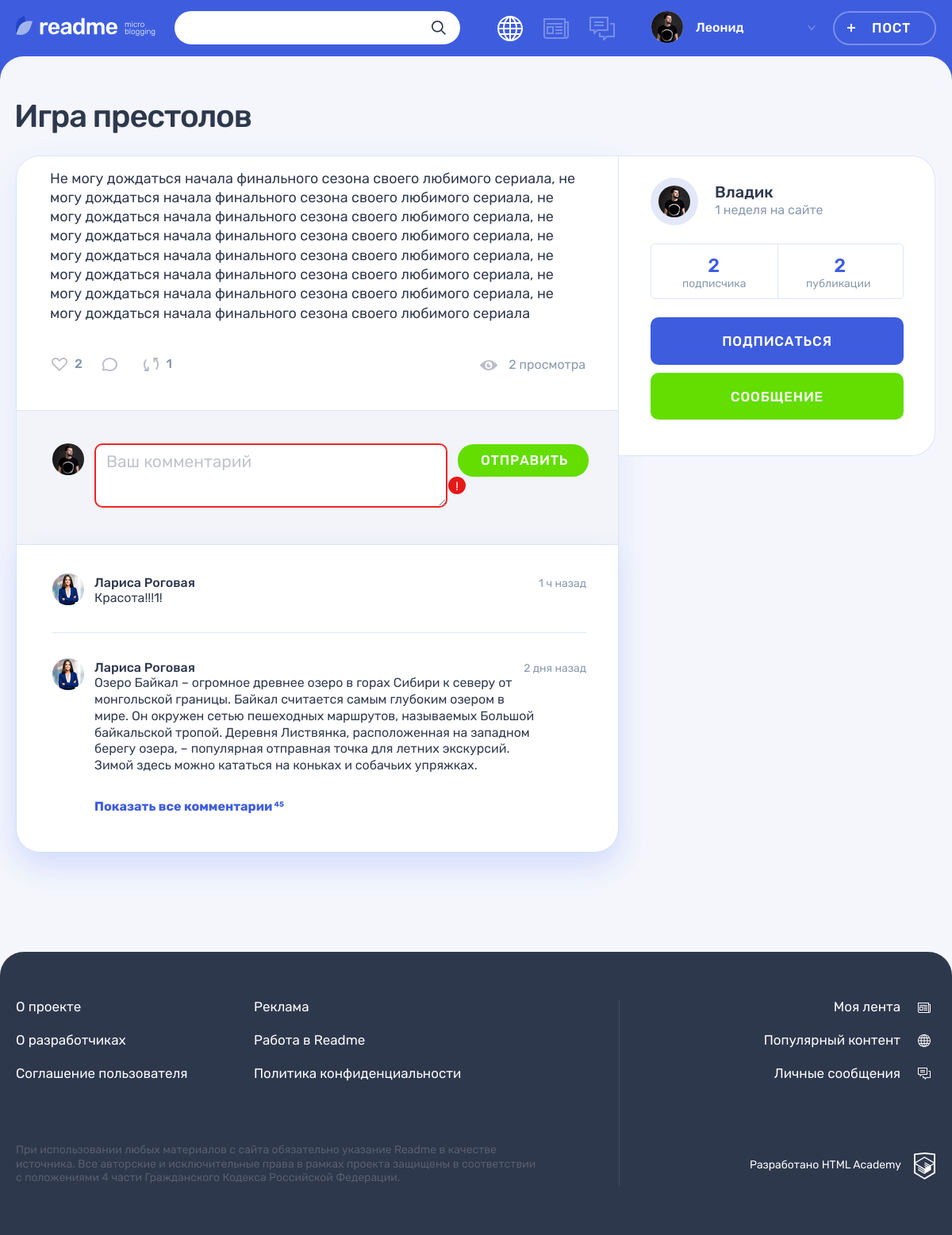
/post.php?id=2, run on the app's committed database.
### tables this page shows
CREATE TABLE IF NOT EXISTS `posts` (
                                     id INT PRIMARY KEY AUTO_INCREMENT,
                                     title VARCHAR(90) NOT NULL,
                                     text TEXT,
                                     quote_author VARCHAR(90),
                                     image VARCHAR(255) UNIQUE,
                                     youtube VARCHAR(255),
                                     website_title VARCHAR(255),
                                     website VARCHAR(255),
                                     views INT,
                                     created_at DATETIME NOT NULL DEFAULT NOW(),
                                     updated_at DATETIME NOT NULL DEFAULT NOW(),
                                     user_id INT NOT NULL,
                                     content_type_id INT NOT NULL,
                                     FOREIGN KEY fk_post_user_id_user_id (user_id) REFERENCES `user`(id) ON DELETE CASCADE,
                                     FOREIGN KEY fk_post_content_type_id_content_type_id (content_type_id) REFERENCES content_type(id) ON DELETE CASCADE,
                                     INDEX idx_post_content_type_id (content_type_id),
                                     INDEX idx_post_content_type_id_user_id (user_id, content_type_id)
);

CREATE TABLE IF NOT EXISTS `user` (
                                    id INT PRIMARY KEY AUTO_INCREMENT,
                                    created_at DATETIME NOT NULL DEFAULT NOW(),
                                    updated_at DATETIME NOT NULL DEFAULT NOW(),
                                    login VARCHAR(255) NOT NULL UNIQUE,
                                    user_name VARCHAR(255),
                                    email VARCHAR(255) NOT NULL UNIQUE,
                                    password CHAR(32) NOT NULL,
                                    avatar VARCHAR(255) UNIQUE,
                                    INDEX idx_user_username (login)
);

### helpers.php (called while the page is built, shortened)
<?php
function get_noun_plural_form(?int $number, string $one, string $two, string $many): string
{
    $number = (int)$number;
    $mod10 = $number % 10;
    $mod100 = $number % 100;
    switch (true) {
        case ($mod10 === 1):
            return $one;
        case ($mod10 >= 2 && $mod10 <= 4):
            return $two;
    }
}
function include_template($name, array $data = [])
{
    $name = 'templates/' . $name;
    extract($data);
    require $name;
    $result = ob_get_clean();
    return $result;
}

### data.php (called while the page is built, shortened)
<?php
$link = mysqli_connect('localhost', 'root', '', 'readme');
mysqli_set_charset($link, "utf8");
$postNumberId = isset($_GET['id']) ? "WHERE posts.id = {$_GET['id']}" : '';
$sqlPostNumber = <<<SQL
SELECT
       posts.id post_id,
       title post_title,
       text post_text,
       quote_author post_quote_author,
       image post_image,
       youtube post_youtube,
       website_title post_website_title,
       website post_website,
       views post_views,
       user.user_name user_name,
       user.avatar user_avatar,
       user.id user_id,
       user.created_at,
       content_type.class content_class
FROM posts
INNER JOIN `user` ON posts.user_id = user.id
INNER JOIN content_type ON posts.content_type_id = content_type.id
{$postNumberId};
SQL;
$resultNum = mysqli_query($link, $sqlPostNumber);
$postNums = mysqli_fetch_assoc($resultNum);
$userWho = $postNums['user_id'];
$sqlPostSum = <<<SQL
SELECT
 COUNT(posts.id) as count_post_id,
 user.id as user_id
FROM posts
JOIN `user` ON posts.user_id = user.id
WHERE user.id = {$userWho};
SQL;
$resultPostSum = mysqli_query($link, $sqlPostSum);
$postPostSum = mysqli_fetch_assoc($resultPostSum);
$sqlSubscrSum = <<<SQL
SELECT
subscription.author_id as author_id,
COUNT(subscription.person_subscripted_id) as sum_subscription
FROM `subscription`
JOIN `user` ON subscription.author_id = user.id
WHERE author_id={$userWho} GROUP BY author_id;
SQL;
$resultSubscrSum = mysqli_query($link, $sqlSubscrSum);
$postSubscrSum = mysqli_fetch_assoc($resultSubscrSum);
$sqlLikeSum = <<<SQL
SELECT
COUNT(`like`.user_id) as like_sum,
posts.id as posts_id
FROM `like`
JOIN posts ON `like`.post_id=posts.id
{$postNumberId}
GROUP BY post_id;
SQL;
$resultLikeSum = mysqli_query($link, $sqlLikeSum);
$postLikeSum = mysqli_fetch_assoc($resultLikeSum);
$sqlRepostSum = <<<SQL
SELECT
COUNT(repost.user_id) as repost_sum,
posts.id as post_id
FROM repost
JOIN posts ON repost.post_id=posts.id
{$postNumberId}
GROUP BY post_id;
SQL;
$resultRepostSum = mysqli_query($link, $sqlRepostSum);
$postRepostSum = mysqli_fetch_assoc($resultRepostSum);
$today = new DateTimeImmutable();
$userDateReg = new DateTime($postNums['created_at']);
$diffUserDateReg = $today->diff($userDateReg);
if ($diffUserDateReg->m >= 1) {
    $diffUserReg = sprintf('%d %s', $diffUserDateReg->m, get_noun_plural_form($diffUserDateReg->m, ' месяц ', ' месяца ', ' месяцев '));
}
elseif ($diffUserDateReg->days / 7 >= 1 && $diffUserDateReg->days / 7 < 5) {
    $weeks = floor($diffUserDateReg->days / 7);
    $diffUserReg = sprintf('%d %s', $weeks, get_noun_plural_form($weeks, ' неделя ', ' недели ', ' недель '));
}
elseif ($diffUserDateReg->days >= 1 && $diffUserDateReg->days < 7) {
    $diffUserReg = sprintf('%d %s', $diffUserDateReg->days, get_noun_plural_form($diffUserDateReg->d, ' день ', ' дня ', ' дней '));
}
elseif ($diffUserDateReg->h >= 1 && $diffUserDateReg->h < 24) {
    $diffUserReg = sprintf('%d %s', $diffUserDateReg->h, get_noun_plural_form($diffUserDateReg->h, ' час ', ' часа ', ' часов '));
}
elseif ($diffUserDateReg->i < 60) {
    $diffUserReg = sprintf('%d %s', $diffUserDateReg->i, get_noun_plural_form($diffUserDateReg->i, ' минута ', ' минуты ', ' минут '));
};

### templates/post-details.php (the view, shortened to what this page needs)
<main class="page__main page__main--publication">
    <div class="container">
        <h1 class="page__title page__title--publication"><?=$postNums['post_title']; ?></h1>
        <section class="post-details">
            <div class="post-details__wrapper post-photo">
                <div class="post-details__main-block post post--details">
                    <?php if($postNums['content_class'] == 'photo'): ?>
                        <div class="post-details__image-wrapper post-photo__image-wrapper">
                            <img src="img/<?=$postNums['post_image']; ?>" alt="Фото от пользователя" width="760" height="507">
                        </div>
                    <?php elseif($postNums['content_class'] == 'text'): ?>
                        <div class="post-details__image-wrapper post-text">
                            <div class="post__main">
                                <p>
                                    <?=$postNums['post_text'];?>
                                </p>
                            </div>
                        </div>
                    <?php elseif($postNums['content_class'] == 'video'): ?>
                        <div class="post-details__image-wrapper post-photo__image-wrapper">
                            <?=embed_youtube_video($postNums['post_youtube']); ?>
                        </div>
                    <?php endif; ?>
                    <div class="post__indicators">
                        <div class="post__buttons">
                            <a class="post__indicator post__indicator--likes button" href="#" title="Лайк">
                                <svg class="post__indicator-icon" width="20" height="17">
                                    <use xlink:href="#icon-heart"></use>
                                </svg>
                                <span><?=$postLikeSum['like_sum']; ?> </span>
                            </a>
                            <a class="post__indicator post__indicator--comments button" href="#" title="Комментарии">
                                <svg class="post__indicator-icon" width="19" height="17">
                                    <use xlink:href="#icon-comment"></use>
                                </svg>
                            </a>
                            <a class="post__indicator post__indicator--repost button" href="#" title="Репост">
                                <svg class="post__indicator-icon" width="19" height="17">
                                    <use xlink:href="#icon-repost"></use>
                                </svg>
                                <span><?=$postRepostSum['repost_sum']; ?></span>
                            </a>
                        </div>
                        <span class="post__view"><?=$postNums['post_views'] . get_noun_plural_form($postNums['post_views'], ' просмотр', ' просмотра', ' просмотров'); ?></span>
                    </div>
                    <div class="comments">
                        <form class="comments__form form" action="#" method="post">
                            <div class="comments__my-avatar">
                                <img class="comments__picture" src="img/userpic-medium.jpg" alt="Аватар пользователя">
                            </div>
                            <div class="form__input-section form__input-section--error">
                                <textarea class="comments__textarea form__textarea form__input" placeholder="Ваш комментарий"></textarea>
                                <button class="form__error-button button" type="button">!</button>
                            </div>
                            <button class="comments__submit button button--green" type="submit">Отправить</button>
                        </form>
                        <div class="comments__list-wrapper">
                            <ul class="comments__list">
                                <li class="comments__item user">
                                    <div class="comments__avatar">
                                        <a class="user__avatar-link" href="#">
                                            <img class="comments__picture" src="img/userpic-larisa.jpg" alt="Аватар пользователя">
                                        </a>
                                    </div>
                                    <div class="comments__info">
                                        <div class="comments__name-wrapper">
                                            <a class="comments__user-name" href="#">
                                                <span>Лариса Роговая</span>
                                            </a>
                                            <time class="comments__time" datetime="2019-03-20">1 ч назад</time>
                                        </div>
                                        <p class="comments__text">
                                            Красота!!!1!
                                        </p>
                                    </div>
                                </li>
                                <li class="comments__item user">
                                    <div class="comments__avatar">
                                        <a class="user__avatar-link" href="#">
                                            <img class="comments__picture" src="img/userpic-larisa.jpg" alt="Аватар пользователя">
                                        </a>
                                    </div>
                                    <div class="comments__info">
                                        <div class="comments__name-wrapper">
                                            <a class="comments__user-name" href="#">
                                                <span>Лариса Роговая</span>
                                            </a>
                                            <time class="comments__time" datetime="2019-03-18">2 дня назад</time>
                                        </div>
                                        <p class="comments__text">
                                            Озеро Байкал – огромное древнее озеро в горах Сибири к северу от монгольской границы. Байкал считается самым глубоким озером в мире. Он окружен сетью пешеходных маршрутов, называемых Большой байкальской тропой. Деревня Листвянка, расположенная на западном берегу озера, – популярная отправная точка для летних экскурсий. Зимой здесь можно кататься на коньках и собачьих упряжках.
                                        </p>
                                    </div>
                                </li>
                            </ul>
                            <a class="comments__more-link" href="#">
                                <span>Показать все комментарии</span>
                                <sup class="comments__amount">45</sup>
                            </a>
                        </div>
                    </div>
                </div>
                <div class="post-details__user user">
                    <div class="post-details__user-info user__info">
                        <div class="post-details__avatar user__avatar">
                            <a class="post-details__avatar-link user__avatar-link" href="#">
                                <img class="post-details__picture user__picture" src="img/<?=$postNums['user_avatar']; ?>" alt="Аватар пользователя">
                            </a>
                        </div>
                        <div class="post-details__name-wrapper user__name-wrapper">
                            <a class="post-details__name user__name" href="#">
                                <span><?=$postNums['user_name']; ?></span>
                            </a>
                            <time class="post-details__time user__time" datetime="2014-03-20"><?=$diffUserReg; ?>на сайте</time>
                        </div>
                    </div>
                    <div class="post-details__rating user__rating">
                        <p class="post-details__rating-item user__rating-item user__rating-item--subscribers">
                            <span class="post-details__rating-amount user__rating-amount"><?=$postSubscrSum['sum_subscription']; ?></span>
                            <span class="post-details__rating-text user__rating-text"><?=get_noun_plural_form($postSubscrSum['sum_subscription'], ' подписчик', ' подписчика', ' подписчиков'); ?></span>
                        </p>
                        <p class="post-details__rating-item user__rating-item user__rating-item--publications">
                            <span class="post-details__rating-amount user__rating-amount"><?=$postPostSum['count_post_id']; ?></span>
                            <span class="post-details__rating-text user__rating-text"><?=get_noun_plural_form($postPostSum['count_post_id'], ' публикация', ' публикации', ' публикаций'); ?></span>
                        </p>
                    </div>
                    <div class="post-details__user-buttons user__buttons">
                        <button class="user__button user__button--subscription button button--main" type="button">Подписаться</button>
                        <a class="user__button user__button--writing button button--green" href="#">Сообщение</a>
                    </div>
                </div>
            </div>
        </section>
    </div>
</main>

### data on the page
posts: title "Игра престолов", text "Не могу дождаться начала финального сезона своего любимого сериала, не могу дождаться начала финального сезона своего любимого сериала, не могу дождаться начала финального сезона своего любимого сериала, не могу дождаться начала финального сезона своего любимого сериала, не могу дождаться начала финального сезона своего любимого сериала, не могу дождаться начала финального сезона своего любимого сериала, не могу дождаться начала финального сезона своего любимого сериала, не могу дождаться начала финального сезона своего любимого сериала", views "2", views "просмотра", user.avatar (picture), user.user_name "Владик"

### other printed values
$userName "Леонид"
$postLikeSum['like_sum'] "2"
$postRepostSum['repost_sum'] "1"
$diffUserReg "1 неделя"
$postSubscrSum['sum_subscription'] "2"
$postPostSum['count_post_id'] "2"
